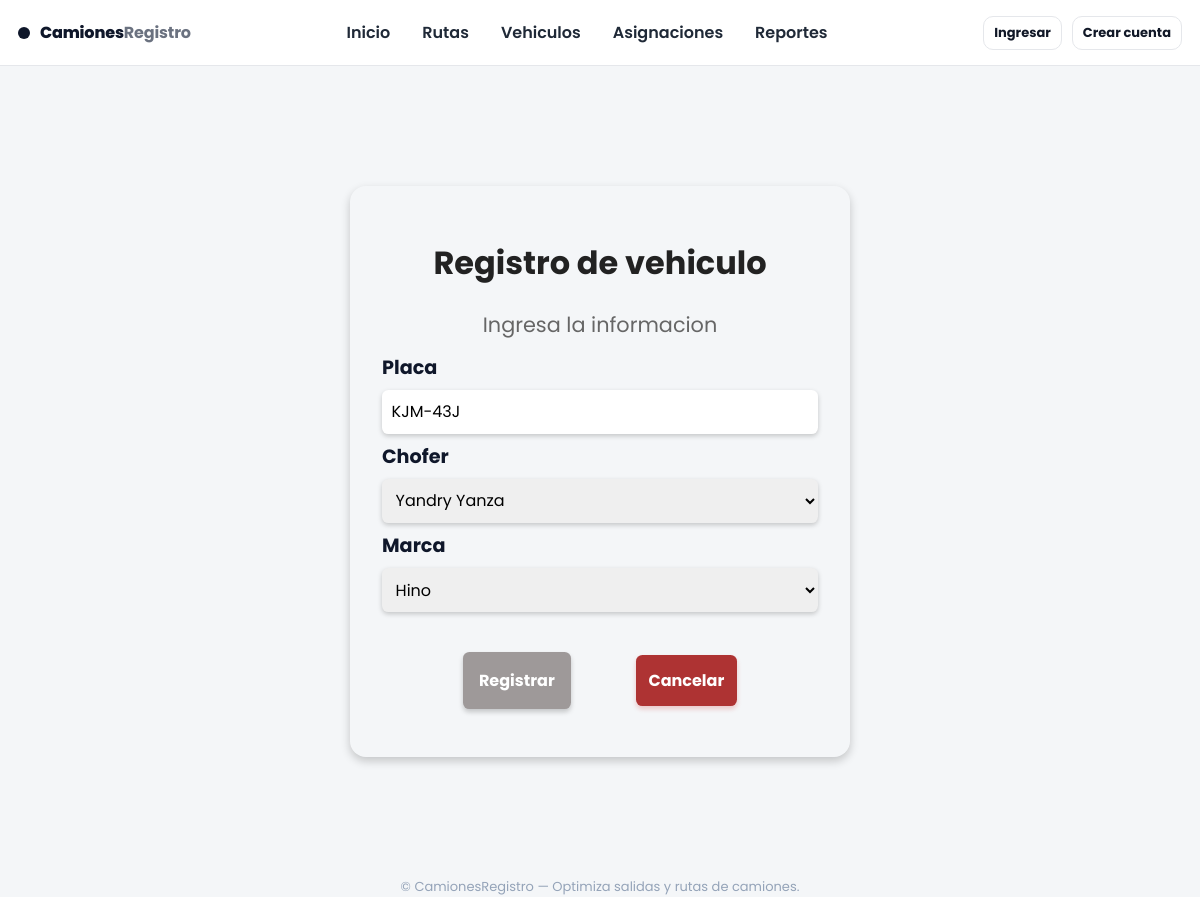
Screenshot of /vehiculos/actualizar_vehiculo/1/ with the database file from the repository.
### vehiculos/models.py (models this page shows, shortened)
class Vehiculo(models.Model):
    chofer = models.ForeignKey(Chofer, on_delete=models.CASCADE)
    placa = models.CharField(max_length=7, unique=True)
    marca = models.ForeignKey(Marca, on_delete=models.SET_NULL, null=True)

### vehiculos/views.py (the view)
# urls.py: path('actualizar_vehiculo/<int:pk>/', ActualizarVehiculo, name="actualizar_vehiculo"),
def ActualizarVehiculo(request, pk):
    vehiculo = get_object_or_404(Vehiculo, pk=pk)
    if request.method == 'POST':
        form = VehiculoForm(request.POST, instance=vehiculo)
        if form.is_valid():
            form.save()
            messages.success(request, 'Vehiculo actualizado correctamente')
            return redirect('vehiculos:listar_vehiculos')
        messages.error(request, 'Revisa algun error en el formulario')
    else:
        form = VehiculoForm(instance=vehiculo)
    return render(request, 'Vehiculo/registrar.html', {'form':form})

### vehiculos/forms.py (shortened to what this page needs)
class VehiculoForm(forms.ModelForm):
    class Meta:
        model = Vehiculo
        fields = '__all__'
        widgets = {
            'placa': forms.TextInput(attrs={
                'placeholder': 'ABC-123',
                'required': True
            })
        }

### vehiculos/models.py (called while the page is built)
    def __str__(self):
        return f'{self.nombres} {self.apellidos}'

    def __str__(self):
        return self.nombre

### vehiculos/templates/Vehiculo/registrar.html (shortened to what this page needs)
{% extends 'layouts/base.html' %}
{% load static %}
{% block extra_css %} <link rel="stylesheet" href="{% static 'css/form.css' %}"> {% endblock %}
{% block content %}
    <form class="form" method="post" enctype="multipart/form-data">
        <h1>Registro de vehiculo</h1>
        <p>Ingresa la informacion</p>
        <div class="control-input">
            <label for="placa">Placa</label>
            {{form.placa}}
        </div>
        <div class="control-input">
            <label for="chofer">Chofer</label>
            {{form.chofer}}
        </div>
        <div class="control-input">
            <label for="marca">Marca</label>
            {{form.marca}}
        </div>
        <div class="botones">
            <button type="submit">Registrar</button>
            <a href="{% url 'vehiculos:listar_vehiculos' %}">Cancelar</a>
        </div>
    </form>
{% endblock %}

### static/css/base.css (style rules this page uses)
:root { --bg:#f4f6f8; --card:#ffffff; --text:#0f172a; --muted:#6b7280; --border:#e5e7eb; --primary:#0f172a; --radius:14px; --shadow:0 10px 30px rgba(2,6,23,.06); --accent:#111827; }
* { box-sizing:border-box; font-family: "Poppins", sans-serif; }
html,body { height:100% }
body { margin:0; background:var(--bg); color:var(--text); }

### vehiculos/static/css/form.css (style rules this page uses)
.form { padding: 2rem; margin: 120px auto; box-shadow: 0 4px 10px rgba(0, 0, 0, 0.2); max-width: 500px; width: 100%; border-radius: 1rem; }
.form h1 { text-align: center; font-size: 2rem; color: #222; }
.form p { text-align: center; margin-bottom: 0.8rem; color: #666; font-size: 1.3rem; }
.form label { display: block; font-size: 1.2rem; font-weight: bold; margin-bottom: 0.5rem; }
.form input, select { width: 100%; padding: 0.6rem; border-radius: 0.4rem; font-size: 1rem; border: 0; box-shadow: 0 2px 5px rgba(0, 0, 0, 0.2); margin-bottom: 0.5rem; }
.botones { margin-top: 1rem; padding: 1rem; display: flex; justify-content: space-evenly; align-items: center; }
.botones button { background-color: #9e9999; border: 0; padding: 1rem; font-size: 1rem; color: #fff; border-radius: 0.4rem; box-shadow: 0 3px 5px rgba(0, 0, 0, 0.2); cursor: pointer; font-weight: bold; transition: 0.3s all; }
.botones a { padding: 0.8rem; background-color: rgb(174, 51, 51); text-decoration: none; color: #fff; border-radius: 0.4rem; font-size: 1rem; font-weight: bold; box-shadow: 0 3px 5px rgba(202, 17, 17, 0.2); transition: 0.3s all; }

### rows the page displays
Vehiculo: placa "KJM-43J", chofer "Yandry Yanza", marca "Hino"
